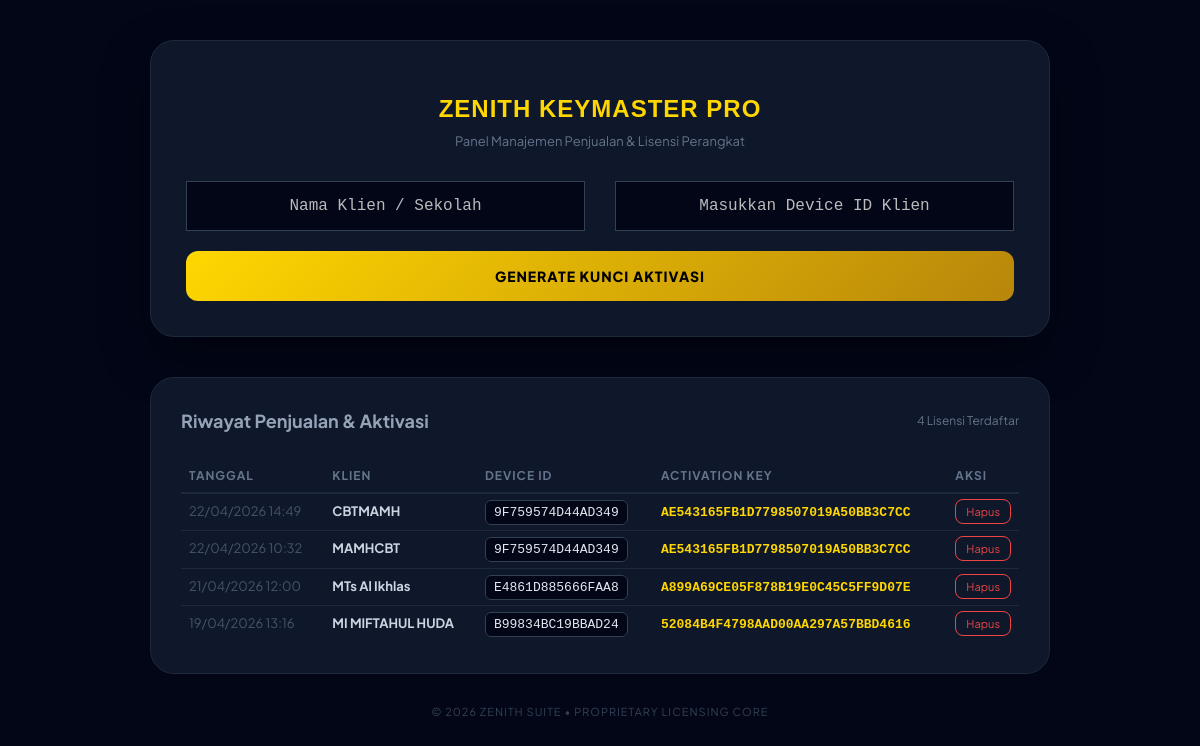
The page /developer_tools/zenith_generator.php on the database its author committed.
### tables this page shows
CREATE TABLE `cbt_license_history` (
  `id` int(11) NOT NULL,
  `client_name` varchar(255) DEFAULT NULL,
  `device_id` varchar(100) NOT NULL,
  `activation_key` varchar(100) NOT NULL,
  `created_at` datetime DEFAULT CURRENT_TIMESTAMP
);

### developer_tools/zenith_generator.php (the view, shortened to what this page needs)
<?php
$db_host = 'localhost';
$db_user = 'root';
$db_pass = '';
$db_name = 'ghcbt';
$conn = new mysqli($db_host, $db_user, $db_pass, $db_name);
$history = $conn->query("SELECT * FROM cbt_license_history ORDER BY created_at DESC");
?>
<!DOCTYPE html>
<html lang="id">
<head>
    <link rel="stylesheet" href="../public/adminlte/bootstrap/css/bootstrap.min.css">
    <link rel="stylesheet" href="../public/adminlte/dist/css/AdminLTE.min.css">
</head>
<body>
    <div class="gen-container">
        <div class="gen-card">
            <h2>ZENITH KEYMASTER PRO</h2>
            <p style="font-size: 13px; color: #64748b; margin-bottom: 30px;">Panel Manajemen Penjualan & Lisensi Perangkat</p>
            <form method="POST">
                <div class="row">
                    <div class="col-sm-6">
                        <input type="text" name="client_name" class="form-control" placeholder="Nama Klien / Sekolah" required autocomplete="off">
                    </div>
                    <div class="col-sm-6">
                        <input type="text" name="device_id" class="form-control" placeholder="Masukkan Device ID Klien" required autocomplete="off">
                    </div>
                </div>
                <button type="submit" name="generate" class="btn-gold">Generate Kunci Aktivasi</button>
            </form>
        </div>
        <div class="history-card">
            <div class="history-header">
                <div class="history-title">Riwayat Penjualan & Aktivasi</div>
                <div style="font-size: 12px; color: #64748b;"><?php echo $history->num_rows; ?> Lisensi Terdaftar</div>
            </div>
            <div class="table-responsive">
                <table class="table">
                    <thead>
                        <tr>
                            <th>Tanggal</th>
                            <th>Klien</th>
                            <th>Device ID</th>
                            <th>Activation Key</th>
                            <th style="width: 50px;">Aksi</th>
                        </tr>
                    </thead>
                    <tbody>
                        <?php while($row = $history->fetch_assoc()): ?>
                            <tr>
                                <td style="color: #475569;"><?php echo date('d/m/Y H:i', strtotime($row['created_at'])); ?></td>
                                <td style="font-weight: 700;"><?php echo htmlspecialchars($row['client_name']); ?></td>
                                <td><span class="badge-id"><?php echo $row['device_id']; ?></span></td>
                                <td><span class="badge-key"><?php echo $row['activation_key']; ?></span></td>
                                <td>
                                    <a href="?delete=<?php echo $row['id']; ?>" class="btn-delete" onclick="return confirm('Hapus riwayat ini?')">Hapus</a>
                                </td>
                            </tr>
                        <?php endwhile; ?>
                    </tbody>
                </table>
            </div>
        </div>
        <div style="text-align: center; margin-top: 30px; font-size: 11px; color: #334155; letter-spacing: 1px;">
            &copy; 2026 ZENITH SUITE • PROPRIETARY LICENSING CORE
        </div>
    </div>
</body>
</html>

### developer_tools/zenith_generator.php (style rules this page uses)
body { background: #020617; color: #f1f5f9; font-family: 'Plus Jakarta Sans', sans-serif; padding: 40px 20px; }
.gen-container { max-width: 900px; margin: 0 auto; }
.gen-card { background: #0f172a; border: 1px solid #1e293b; padding: 35px; border-radius: 24px; text-align: center; box-shadow: 0 20px 50px rgba(0, 0, 0, 0.4); margin-bottom: 40px; }
h2 { color: #ffd700; font-weight: 800; font-size: 24px; letter-spacing: 1px; margin-bottom: 10px; }
.form-control { background: #020617 !important; border: 1px solid #334155 !important; color: #ffd700 !important; border-radius: 12px; height: 50px; text-align: center; font-family: monospace; font-size: 16px; margin-bottom: 20px; transition: all 0.3s; }
.btn-gold { background: linear-gradient(135deg, #ffd700, #b8860b); color: #000; border: none; font-weight: 800; padding: 15px; border-radius: 12px; width: 100%; text-transform: uppercase; letter-spacing: 1px; transition: all 0.3s; }
.history-card { background: #0f172a; border: 1px solid #1e293b; border-radius: 24px; padding: 30px; }
.history-header { display: flex; justify-content: space-between; align-items: center; margin-bottom: 25px; }
.history-title { font-size: 18px; font-weight: 700; color: #94a3b8; }
.table { color: #cbd5e1; margin-bottom: 0; }
.table th { border-bottom: 2px solid #1e293b !important; color: #64748b; font-size: 12px; text-transform: uppercase; letter-spacing: 1px; }
.table td { border-top: 1px solid #1e293b !important; vertical-align: middle; padding: 15px 10px; font-size: 13px; }
.badge-id { font-family: monospace; background: #020617; border: 1px solid #334155; padding: 4px 8px; border-radius: 6px; color: #e2e8f0; }
.badge-key { font-family: monospace; color: #ffd700; font-weight: 700; }
.btn-delete { color: #ef4444; border: 1px solid #ef4444; background: transparent; padding: 5px 10px; border-radius: 8px; font-size: 11px; transition: all 0.3s; }

### rows shown on the page
cbt_license_history: created_at "22/04/2026 14:49", client_name "CBTMAMH", device "9F759574D44AD349", activation_key "AE543165FB1D7798507019A50BB3C7CC"
cbt_license_history: created_at "22/04/2026 10:32", client_name "MAMHCBT", device "9F759574D44AD349", activation_key "AE543165FB1D7798507019A50BB3C7CC"
cbt_license_history: created_at "21/04/2026 12:00", client_name "MTs Al Ikhlas", device "E4861D885666FAA8", activation_key "A899A69CE05F878B19E0C45C5FF9D07E"
cbt_license_history: created_at "19/04/2026 13:16", client_name "MI MIFTAHUL HUDA", device "B99834BC19BBAD24", activation_key "52084B4F4798AAD00AA297A57BBD4616"

### other values the page prints
$history->num_rows "4"
